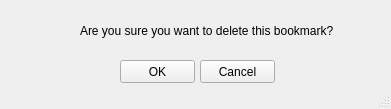
<?xml version="1.0" encoding="UTF-8"?>
<ui version="4.0">
 <class>MainWindow</class>
 <widget class="QMainWindow" name="MainWindow">
  <property name="geometry">
   <rect>
    <x>0</x>
    <y>0</y>
    <width>391</width>
    <height>109</height>
   </rect>
  </property>
  <property name="windowTitle">
   <string>MainWindow</string>
  </property>
  <widget class="QWidget" name="centralwidget">
   <widget class="QLabel" name="label">
    <property name="geometry">
     <rect>
      <x>10</x>
      <y>10</y>
      <width>61</width>
      <height>61</height>
     </rect>
    </property>
    <property name="styleSheet">
     <string notr="true">image: url(warningresize.png);</string>
    </property>
    <property name="text">
     <string/>
    </property>
   </widget>
   <widget class="QLabel" name="label_2">
    <property name="geometry">
     <rect>
      <x>80</x>
      <y>20</y>
      <width>301</width>
      <height>21</height>
     </rect>
    </property>
    <property name="text">
     <string>Are you sure you want to delete this bookmark?</string>
    </property>
   </widget>
   <widget class="QPushButton" name="OK">
    <property name="geometry">
     <rect>
      <x>120</x>
      <y>60</y>
      <width>75</width>
      <height>23</height>
     </rect>
    </property>
    <property name="text">
     <string>OK</string>
    </property>
   </widget>
   <widget class="QPushButton" name="Cancel">
    <property name="geometry">
     <rect>
      <x>200</x>
      <y>60</y>
      <width>75</width>
      <height>23</height>
     </rect>
    </property>
    <property name="text">
     <string>Cancel</string>
    </property>
   </widget>
  </widget>
  <widget class="QStatusBar" name="statusbar"/>
 </widget>
 <resources>
  <include location="error.qrc"/>
 </resources>
 <connections/>
</ui>
